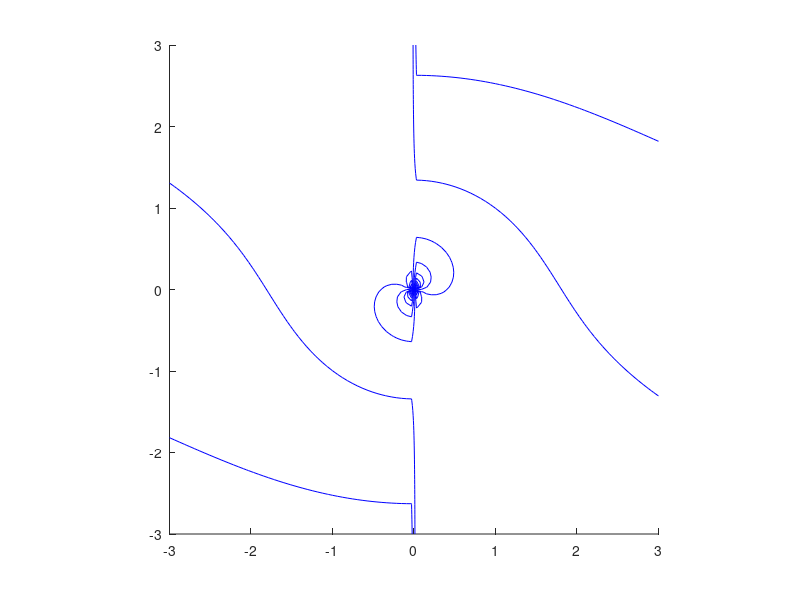

Reproduce this figure in MATLAB.
clear;
clc;
y = linspace(-3, 3, 100);
x = linspace(-3, 3, 100);

[X, Y] = meshgrid(x, y);
U = 1;
a = 1;
gamma = 4*pi*a*U  ;

R = sqrt(X.^2 + Y.^2) ;
Theta = atan(Y./X) ;

psi = U*(R-(a^2)./R).*sin(Theta) + gamma*log(R/a)/(2*pi);
phi = U*(R + (a^2)./R).*cos(Theta) - gamma*Theta/(2*pi);



figure1 = figure; 

hold all;
contour(X, Y, psi, 100, '-b', linewidth=1);
% contour(X, Y, phi, 100, '--r', linewidth=2);
pbaspect([1 1 1]);
axis image
saveas(figure1,'flow_past_a_cylinder_with_circulation.png')

